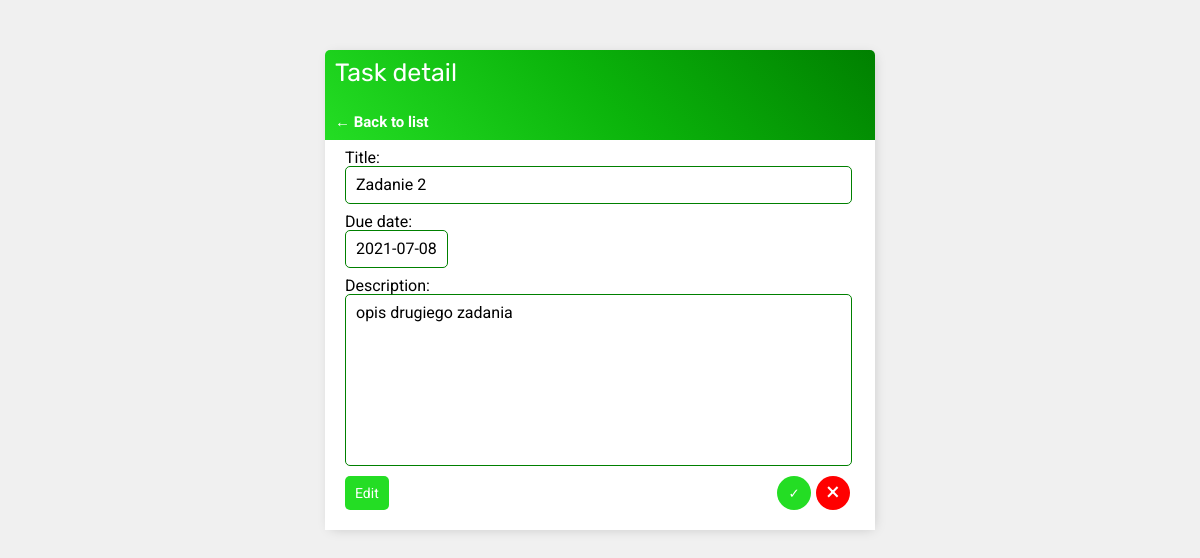
Before: /task/3/ (signed in) with the older database file.
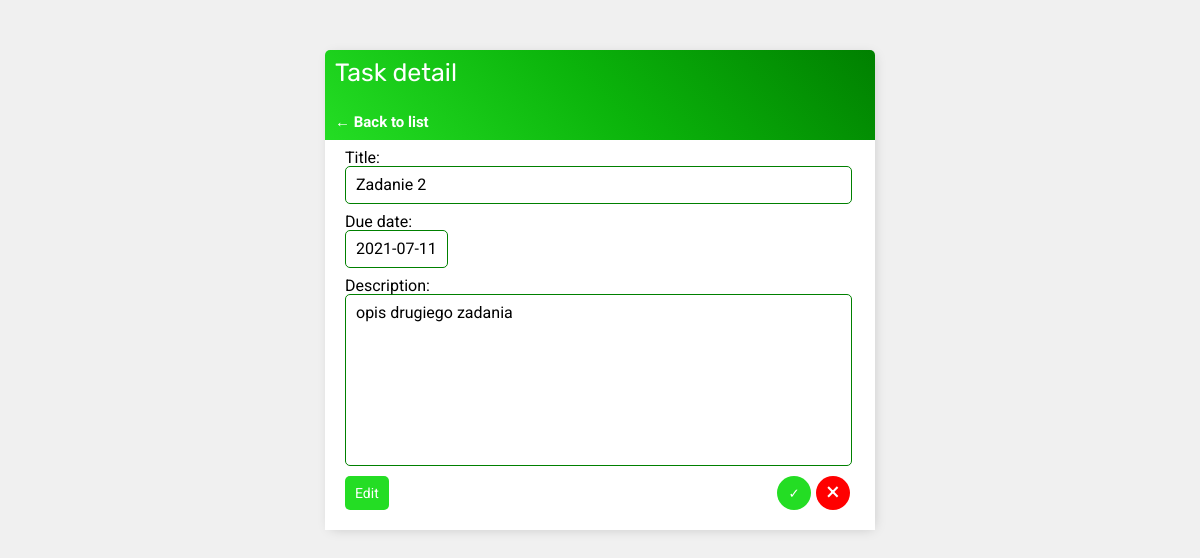
After: the same page with the newer database file.
### base/models.py (models this page shows, shortened)
class Task(models.Model):
    user = models.ForeignKey(User, on_delete=models.CASCADE, null=True, blank=True)
    title = models.CharField(max_length=200)
    description = models.TextField(null=True, blank=True)
    completed = models.BooleanField(default=False)
    created = models.DateTimeField(auto_now_add=True)
    due_date = models.DateField(default=date.today, null=True, blank=True)
    completed_date = models.DateTimeField(null=True, blank=True)

### base/views.py (the view, shortened to what this page needs)
# urls.py: path('task/<int:pk>/', TaskDetail.as_view(), name='task-detail'),
class TaskDetail(LoginRequiredMixin, DetailView):
    model = Task
    context_object_name = 'task'
    fields = '__all__'

### base/templates/base/task_detail.html (shortened to what this page needs)
{% extends 'base/main.html' %}
{% block content %}
<main class="card-container">
<header>
    <section>
        <h1>Task detail</h1>
        <a href="{% url 'tasks' %}">&#8592; Back to list</a>
    </section>
</header>
<section class="card-body">
    <label>Title:</label>
    <div class="text-field">{{task.title}}</div>
    <label>Due date:</label>
    <div class="text-field date-field">{{task.due_date}}</div>
    <label>Description:</label>
    <div class="text-field description-field">{{task.description}}</div>
    <footer>
        <a class="btn" href="{% url 'task-update' task.id %}">Edit</a>
        <form method="post" action="{% url 'complete' task.pk %}">
            {% if task.completed %}
            <input class="uncomplete-btn" type="submit" value="&#10003;" />
            {% else %}
            <input class="complete-btn" type="submit" value="&#10003;" />
            {% endif %}
        </form>
        <a class="delete-btn" class="delete-link" href="{% url 'task-delete' task.id %}">&#215;</a>
    </footer>
</section>
</main>
{% endblock content %}

### base/templates/base/main.html (shortened to what this page needs)
<!DOCTYPE html>
{% load static %}
<html>
    <head>
        <link rel="stylesheet" type="text/css" href="{% static 'base/reset.css' %}">
        <link rel="stylesheet" type="text/css" href="{% static 'base/style.css' %}">
    </head>
    <body>
        {% block content %}
        {% endblock content %}
    </body>
</html>

### base/static/base/style.css (style rules this page uses)
:root { --green1: rgb(36, 221, 36); --green2: rgb(11, 180, 11); --header-background-color: linear-gradient(45deg, var(--green1) 0%, var(--green2) 50%, green 100%); }
body { background-color: #f0f0f0; font-family: 'Roboto', sans-serif; padding-top: 50px; }
h1, h3 { font-family: 'Rubik', sans-serif; }
h1 { font-size: 25px; }
main { border-radius: 5px 5px 0 0; margin: auto; background-color: white; box-shadow: 2px 2px 13px -4px rgba(0, 0, 0, 0.21); }
label { padding-top: 10px; display: block; }
.card-container { width: 550px; }
header { display: flex; justify-content: space-between; height: 70px; color: white; padding: 10px; border-radius: 5px 5px 0 0; background: var(--header-background-color); }
header section { display: flex; flex-direction: column; justify-content: space-between; }
header a { color: white; font-size: 15px; font-weight: bold; text-decoration: none; }
input[type=text], input[type=password], textarea, .text-field { border: 1px solid green; border-radius: 5px; padding: 10px; width: 95%; }
.description-field { min-height: 150px; }
.date-field { width: fit-content; }
.btn { border: none; background-color: var(--green1); color: white; padding: 10px; font-size: 14px; border-radius: 5px; cursor: pointer; text-decoration: none; margin-top: 10px; }
.complete-btn { background-color: var(--green1); color: white; height: 20px; width: 20px; border-radius: 10px; text-decoration: none; cursor: pointer; border: none; }
.delete-btn { display: block; background-color: red; height: 19px; width: 20px; color: white; border-radius: 10px; text-decoration: none; text-align: center; padding-top: 1px; margin: 0 5px 0 5px; }
.card-body { height: auto; margin: 0 auto; padding: 0 20px 20px 20px; position: relative; }
footer { display: flex; flex-flow: row wrap; justify-content: flex-end; padding-top: 10px; }
footer .complete-btn { height: 34px; width: 34px; border-radius: 17px; }
footer .delete-btn { height: 31px; width: 34px; font-size: 25px; border-radius: 17px; padding-top: 3px; }
footer .btn { margin-right: auto; margin-top: 0; }

Changed rows visible on the page:
changed Task "Zadanie 2": due_date "2021-07-08" → "2021-07-11"
